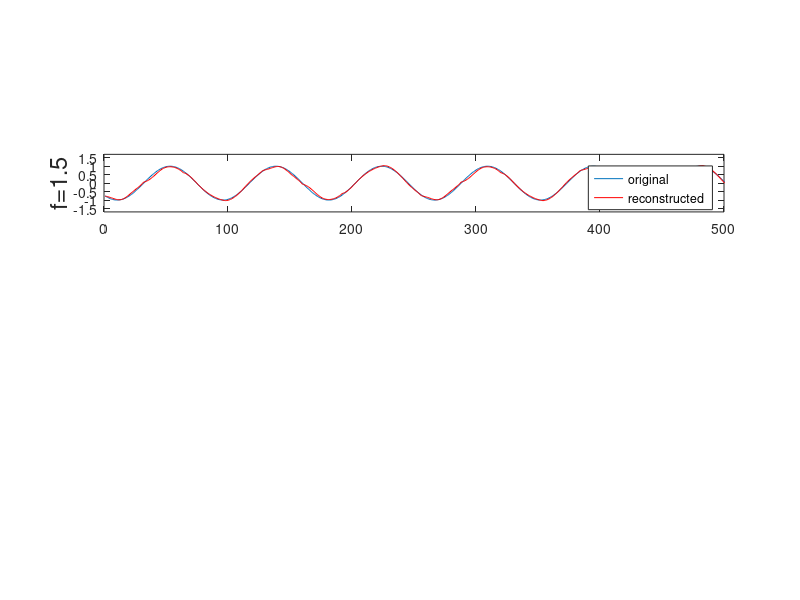
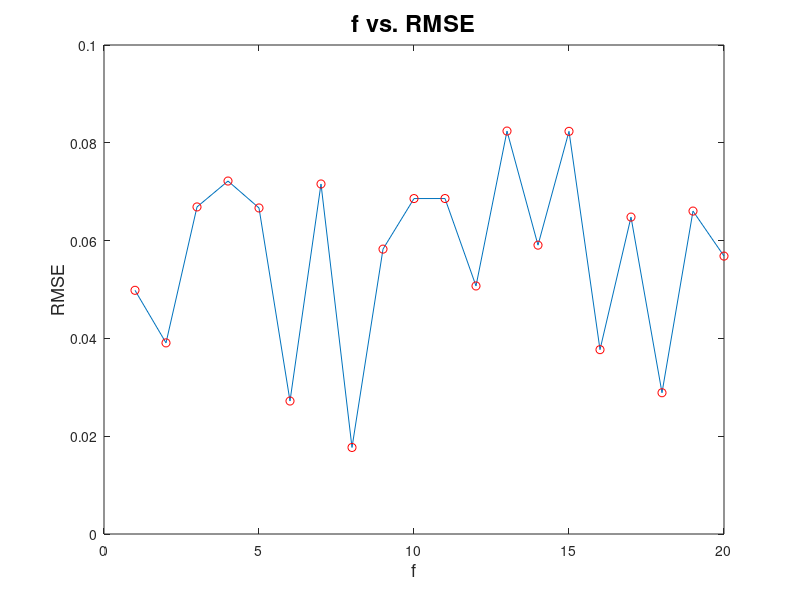

Write MATLAB code to recreate these figures, in order.
%Program 11.1 Audio codec
%Problem 1 RMSE alone

% clear all; close all

n=32;                                 % length of window
nb=127;                               % number of windows; must be > 1
b=4; L=5;                             % quantization information
q=2*L/(2^b-1);                        % b bits on interval [-L, L]
for i=1:n                             % form the MDCT matrix
  for j=1:2*n
    M(i,j)= cos((i-1+1/2)*(j-1+1/2+n/2)*pi/n);
  end
end
M=sqrt(2/n)*M;
N=M';                                 % inverse MDCT

% problem 2 windowing

maxi=5;

for i=3/2   % hear the sound of the sample from f=1 to f=4
    
    
Fs=8192;f=i;                          % Fs=sampling rate, f is multiple of base freq.
x=cos((1:4096)*pi*64*f/4096);         % test signal
% sound(x,Fs)                           % Matlab's sound command
figure(3)
subplot(maxi,1,i)
plot(x(n+1:4096-n))
out=[];
for k=1:nb                            % loop over windows
  x0=x(1+(k-1)*n:2*n+(k-1)*n)';
%   h=sqrt(2)*sin((1+(k-1)*n:2*n+(k-1)*n)*pi/(2*n));
  h=sqrt(2)*sin((1:2*n)*pi/(2*n));
  size(h)
  size(x0)
  x0=x0.*h';
  y0=M*x0;
  y1=round(y0/q);                     % transform components quantized
  y2=y1*q;                            %                and dequantized
  w(:,k)=N*y2;                        % invert the MDCT
  if(k>1)
      w2=w(n+1:2*n,k-1).*(h(n+1:2*n))';w3=w(1:n,k).*(h(1:n))';
      out=[out;(w2+w3)/2];            % collect the reconstructed signal
  end
end

hold on
plot(out,'r');pause(1);legend('original','reconstructed'); axis([0 500 -1.7 1.7])
ylabel(sprintf('f=%d',i),'fontsize',17)
% sound(out,Fs)                         % play the reconstruct
% pause(1)
end

for i=1:20   % Plot RMSE with window function
    
    
Fs=8192;f=i;                          % Fs=sampling rate, f is multiple of base freq.
x=cos((1:4096)*pi*64*f/4096);         % test signal
out=[];
for k=1:nb                            % loop over windows
  x0=x(1+(k-1)*n:2*n+(k-1)*n)';
%   h=sqrt(2)*sin((1+(k-1)*n:2*n+(k-1)*n)*pi/(2*n));
  h=sqrt(2)*sin((1:2*n)*pi/(2*n));
  x0=x0.*h';
  y0=M*x0;
  y1=round(y0/q);                     % transform components quantized
  y2=y1*q;                            %                and dequantized
  w(:,k)=N*y2;                        % invert the MDCT
  if(k>1)
      w2=w(n+1:2*n,k-1).*(h(n+1:2*n))';w3=w(1:n,k).*(h(1:n))';
      out=[out;(w2+w3)/2];            % collect the reconstructed signal
  end
end

[sizeout,~]=size(out);
rmse(i)=sqrt(sum((x(n+1:4096-n)-out').^2)/sizeout);

end

figure(4)
plot(rmse)
hold on
plot(rmse,'ro')
hold off
xlabel('f','fontsize',13)
ylabel('RMSE','fontsize',13)
title('f vs. RMSE','fontsize',17)
